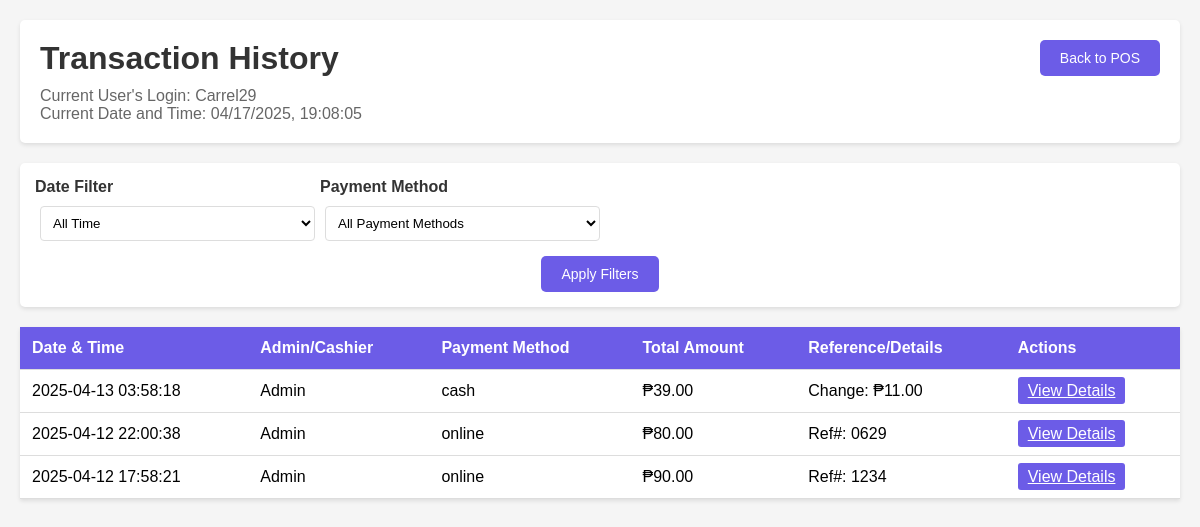
Screenshot of /history.php (signed in) with the database file from the repository.
### tables this page shows
CREATE TABLE IF NOT EXISTS `transactions` (
  `id` int NOT NULL AUTO_INCREMENT,
  `transaction_date` datetime NOT NULL,
  `payment_method` varchar(50) NOT NULL,
  `total_amount` decimal(10,2) NOT NULL,
  `cash_received` decimal(10,2) DEFAULT NULL,
  `cash_change` decimal(10,2) DEFAULT NULL,
  `reference_number` varchar(4) DEFAULT NULL,
  `cart_items` text NOT NULL,
  `username` varchar(50) NOT NULL,
  `created_at` timestamp NULL DEFAULT CURRENT_TIMESTAMP,
  PRIMARY KEY (`id`)
);

### history.php (the view, shortened to what this page needs)
<?php
$conn = new mysqli("localhost", "root", "", "cafe_pos");
$timeFilter = isset($_GET['time_filter']) ? $_GET['time_filter'] : 'all';
$paymentFilter = isset($_GET['payment_filter']) ? $_GET['payment_filter'] : 'all';
$query = "SELECT * FROM transactions WHERE 1=1";
$query .= " ORDER BY transaction_date DESC";
$transactions = $conn->query($query);
?>
<!DOCTYPE html>
<html lang="en">
<head>
</head>
<body>
    <div class="container">
        <div class="header">
            <h1>Transaction History</h1>
            <div class="back-to-pos">
                <button onclick="window.location.href='index.php'">Back to POS</button>
            </div>
            <div class="user-info">
                <span>Current User's Login: <?php echo htmlspecialchars($_SESSION['username']); ?></span>
                <span>Current Date and Time:
                    <span id="current-datetime">Loading...</span>
                </span>
            </div>
        </div>
        <div class="filters">
        <form action="" method="GET">
        <div class="filter-labels">
            <div>Date Filter</div>
            <div>Payment Method</div>
        </div>
            <div class="filter-controls">
                <select name="time_filter">
                    <option value="all" <?php echo $timeFilter == 'all' ? 'selected' : ''; ?>>All Time</option>
                </select>
                <select name="payment_filter">
                    <option value="all" <?php echo $paymentFilter == 'all' ? 'selected' : ''; ?>>All Payment Methods</option>
                </select>
            </div>
            <div class="filter-button">
                <button type="submit">Apply Filters</button>
            </div>
        </form>
    </div>
        <table class="transactions-table">
            <thead>
                <tr>
                    <th>Date & Time</th>
                    <th>Admin/Cashier</th>
                    <th>Payment Method</th>
                    <th>Total Amount</th>
                    <th>Reference/Details</th>
                    <th>Actions</th>
                </tr>
            </thead>
            <tbody>
                <?php while($transaction = $transactions->fetch_assoc()): ?>
                <tr>
                    <td><?php echo date('Y-m-d H:i:s', strtotime($transaction['transaction_date'])); ?></td>
                    <td><?php echo htmlspecialchars($transaction['username']); ?></td>
                    <td><?php echo htmlspecialchars($transaction['payment_method']); ?></td>
                    <td>₱<?php echo number_format($transaction['total_amount'], 2); ?></td>
                    <td>
                        <?php
                        if ($transaction['payment_method'] == 'cash') {
                            echo "Change: ₱" . number_format($transaction['cash_change'], 2);
                        } else {
                            echo "Ref#: " . htmlspecialchars($transaction['reference_number']);
                        }
                        ?>
                    </td>
                    <td>
                        <span class="view-details" onclick="viewDetails(<?php echo htmlspecialchars(json_encode($transaction)); ?>)">
                            View Details
                        </span>
                    </td>
                </tr>
                <?php endwhile; ?>
            </tbody>
        </table>
    </div>
</body>
</html>

### history.php (style rules this page uses)
body { font-family: 'Arial', sans-serif; background-color: #f5f5f5; margin: 0; padding: 20px; }
.container { max-width: 1200px; margin: 0 auto; }
.header { background-color: white; padding: 20px; border-radius: 5px; box-shadow: 0 2px 4px rgba(0,0,0,0.1); margin-bottom: 20px; position: relative; }
.back-to-pos { position: absolute; right: 20px; top: 20px; }
.back-to-pos button { background-color: #6c5ce7; color: white; border: none; padding: 10px 20px; border-radius: 5px; cursor: pointer; font-size: 14px; transition: background-color 0.3s; }
.user-info { margin-top: 10px; color: #666; }
.filter-button button { background-color: #6c5ce7; color: white; border: none; padding: 10px 20px; border-radius: 5px; cursor: pointer; font-size: 14px; transition: background-color 0.3s; }
.filters select, .filters input { width: 100%; padding: 8px; border: 1px solid #ddd; border-radius: 4px; background-color: white; }
.view-details { color: white !important; cursor: pointer; background-color: #6c5ce7; padding: 5px 10px; border-radius: 3px; text-decoration: none; transition: background-color 0.3s; }
h1 { color: #333; margin: 0; }
.filters { margin: 20px 0; padding: 15px; background: #fff; border-radius: 5px; box-shadow: 0 2px 4px rgba(0,0,0,0.1); }
.filters select, .filters input { padding: 8px; margin: 5px; border: 1px solid #ddd; border-radius: 4px; }
.transactions-table { width: 100%; border-collapse: collapse; margin-top: 20px; background: #fff; box-shadow: 0 2px 4px rgba(0,0,0,0.1); }
.transactions-table th, .transactions-table td { padding: 12px; text-align: left; border-bottom: 1px solid #ddd; }
.transactions-table th { background: #6c5ce7; color: white; }
.view-details { cursor: pointer; color: #6c5ce7; text-decoration: underline; }
.filter-labels { display: grid; grid-template-columns: repeat(4, 1fr); gap: 10px; margin-bottom: 5px; font-weight: bold; color: #333; }
.filter-controls { display: grid; grid-template-columns: repeat(4, 1fr); gap: 10px; align-items: center; }
.filter-button { grid-column: 1 / -1; text-align: center; margin-top: 10px; }

### rows the page displays
transactions: transaction_date "2025-04-13 03:58:18", username "Admin", payment_method "cash", total_amount "39.00", cash_change "11.00"
transactions: transaction_date "2025-04-12 22:00:38", username "Admin", payment_method "online", total_amount "80.00", reference_number "0629"
transactions: transaction_date "2025-04-12 17:58:21", username "Admin", payment_method "online", total_amount "90.00", reference_number "1234"

### other values shown
$_SESSION['username'] "Carrel29"
